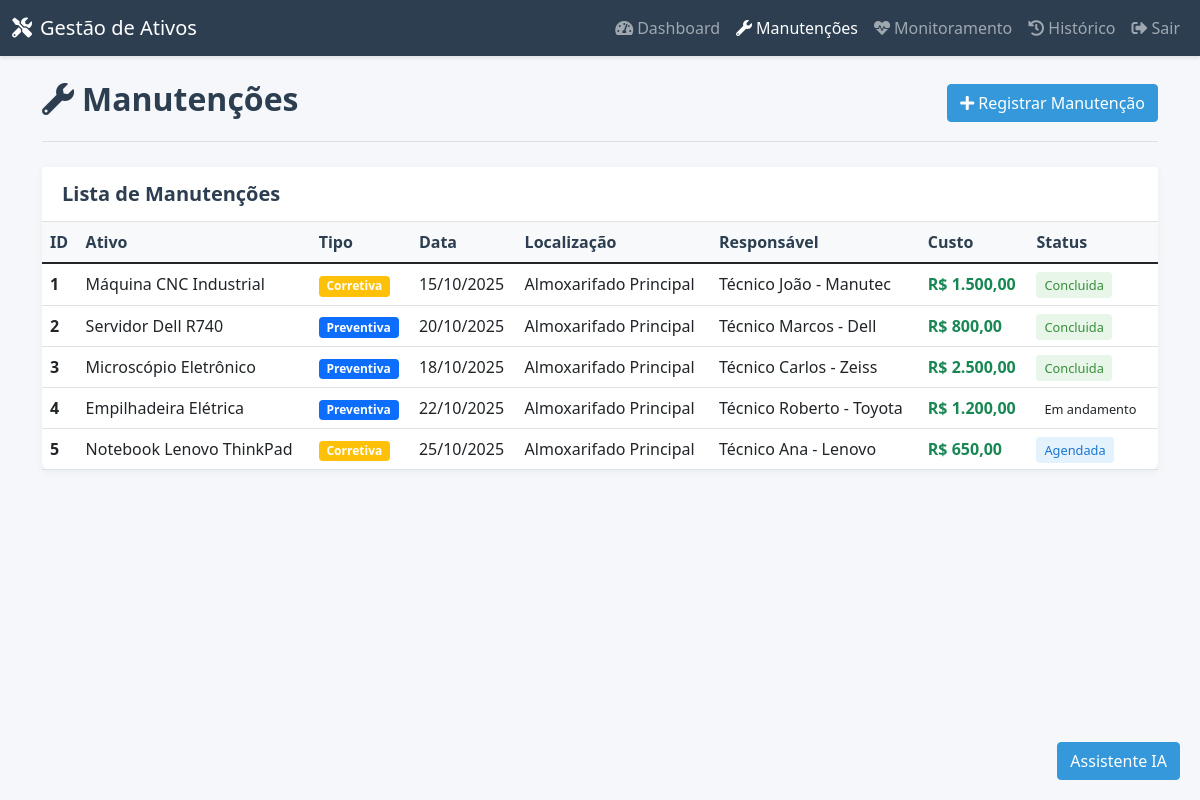
/views/manutencao/index.php (signed in), run on the app's committed database.
### tables this page shows
CREATE TABLE `manutencoes` (
  `id` int(11) NOT NULL,
  `ativo_id` int(11) DEFAULT NULL,
  `tipo` enum('preventiva','corretiva') NOT NULL,
  `data_manutencao` date NOT NULL,
  `data_proxima` date DEFAULT NULL,
  `responsavel_tecnico` varchar(100) DEFAULT NULL,
  `custo` decimal(10,2) DEFAULT NULL,
  `descricao` text DEFAULT NULL,
  `status` enum('agendada','em_andamento','concluida','cancelada') NOT NULL,
  `created_at` timestamp NOT NULL DEFAULT current_timestamp(),
  `localizacao_id` int(11) DEFAULT NULL
);

### views/manutencao/index.php (the view, shortened to what this page needs)
<?php
$dbHost = '127.0.0.1';
$dbUser = 'root';
$dbPass = '';
$dbName = 'gestao_ativos';
$mysqli = new mysqli($dbHost, $dbUser, $dbPass, $dbName);
$page = max(1, (int)($_GET['page'] ?? 1));
$limit = 20;
$offset = ($page - 1) * $limit;
$manutencoes = [];
$stmt = $mysqli->prepare("SELECT m.id, m.ativo_id, COALESCE(a.nome,'—') AS ativo_nome, m.tipo, m.data_manutencao, m.responsavel_tecnico, m.custo, m.descricao, m.status, COALESCE(l.descricao,'—') AS localizacao FROM manutencoes m LEFT JOIN ativos a ON m.ativo_id = a.id LEFT JOIN localizacoes l ON m.localizacao_id = l.id ORDER BY m.created_at DESC LIMIT ? OFFSET ?");
$stmt->bind_param("ii", $limit, $offset);
$stmt->execute();
$res = $stmt->get_result();
while ($row = $res->fetch_assoc()) $manutencoes[] = $row;
?>
<!DOCTYPE html>
<html lang="pt-br">
<head>
    <link href="https://cdn.jsdelivr.net/npm/bootstrap@5.1.3/dist/css/bootstrap.min.css" rel="stylesheet">
    <link rel="stylesheet" href="https://cdnjs.cloudflare.com/ajax/libs/font-awesome/5.15.4/css/all.min.css">
</head>
<body>
<nav class="navbar navbar-expand-lg navbar-dark">
    <div class="container-fluid">
        <a class="navbar-brand" href="../dashboard/index.php">
            <i class="fas fa-tools me-2"></i>Gestão de Ativos
        </a>
        <div class="navbar-nav">
            <a class="nav-link" href="../dashboard/index.php">
                <i class="fas fa-tachometer-alt me-1"></i>Dashboard
            </a>
            <a class="nav-link active" href="index.php">
                <i class="fas fa-wrench me-1"></i>Manutenções
            </a>
            <a class="nav-link" href="../monitoramento/index.php">
                <i class="fas fa-heartbeat me-1"></i>Monitoramento
            </a>
            <a class="nav-link" href="../historico/index.php">
                <i class="fas fa-history me-1"></i>Histórico
            </a>
            <a class="nav-link" href="../auth/logout.php">
                <i class="fas fa-sign-out-alt me-1"></i>Sair
            </a>
        </div>
    </div>
</nav>
<div class="container mt-4">
    <div class="page-title">
        <div class="d-flex justify-content-between align-items-center">
            <h2><i class="fas fa-wrench me-2"></i>Manutenções</h2>
            <button class="btn btn-primary" data-bs-toggle="modal" data-bs-target="#modalRegistrar">
                <i class="fas fa-plus me-1"></i>Registrar Manutenção
            </button>
        </div>
    </div>
    <div class="card">
        <div class="card-header">
            <h5 class="mb-0">Lista de Manutenções</h5>
        </div>
        <div class="card-body p-0">
            <div class="table-responsive">
                <table class="table table-hover mb-0" role="table" aria-label="Tabela de manutenções">
                    <thead>
                        <tr>
                            <th scope="col">ID</th>
                            <th scope="col">Ativo</th>
                            <th scope="col">Tipo</th>
                            <th scope="col">Data</th>
                            <th scope="col">Localização</th>
                            <th scope="col">Responsável</th>
                            <th scope="col">Custo</th>
                            <th scope="col">Status</th>
                        </tr>
                    </thead>
                    <tbody>
                        <?php if (count($manutencoes) === 0): ?>
                            <tr>
                                <td colspan="8" class="text-center py-4">
                                    <i class="fas fa-inbox fa-2x text-muted mb-2"></i>
                                    <p class="text-muted mb-0">Nenhuma manutenção encontrada.</p>
                                </td>
                            </tr>
                        <?php else: ?>
                            <?php foreach ($manutencoes as $m): ?>
                            <tr>
                                <td class="fw-bold"><?= htmlspecialchars($m['id']) ?></td>
                                <td><?= htmlspecialchars($m['ativo_nome']) ?></td>
                                <td>
                                    <span class="badge <?= $m['tipo'] === 'preventiva' ? 'bg-primary' : 'bg-warning' ?>">
                                        <?= htmlspecialchars(ucfirst($m['tipo'])) ?>
                                    </span>
                                </td>
                                <td><?= date('d/m/Y', strtotime($m['data_manutencao'])) ?></td>
                                <td><?= htmlspecialchars($m['localizacao']) ?></td>
                                <td><?= htmlspecialchars($m['responsavel_tecnico']) ?></td>
                                <td class="fw-bold <?= $m['custo'] > 0 ? 'text-success' : 'text-muted' ?>">
                                    <?= $m['custo'] !== null ? 'R$ ' . number_format((float)$m['custo'],2,',','.') : '—' ?>
                                </td>
                                <td>
                                    <span class="status-badge status-<?= $m['status'] ?>">
                                        <?= htmlspecialchars(ucfirst(str_replace('_',' ',$m['status']))) ?>
                                    </span>
                                </td>
                            </tr>
                            <?php endforeach; ?>
                        <?php endif; ?>
                    </tbody>
                </table>
            </div>
        </div>
    </div>
</div>
<?php include __DIR__ . '/../includes/chatbot.php'; ?>
</body>
</html>

### views/includes/chatbot.php (shortened to what this page needs)
<div id="ya-chat-widget" style="position:fixed;bottom:20px;right:20px;z-index:2000;">
	<button id="ya-toggle" class="btn btn-primary" aria-haspopup="dialog" aria-controls="ya-container">Assistente IA</button>
</div>

### views/manutencao/index.php (style rules this page uses)
:root { --primary-color: #2c3e50; --secondary-color: #3498db; --accent-color: #1abc9c; --light-gray: #f8f9fa; --border-color: #e0e0e0; }
body { background-color: #f5f7fa; font-family: 'Segoe UI', Tahoma, Geneva, Verdana, sans-serif; color: #333; }
.navbar { background-color: var(--primary-color) !important; box-shadow: 0 2px 4px rgba(0,0,0,0.1); }
.card { border: none; border-radius: 8px; box-shadow: 0 2px 10px rgba(0,0,0,0.05); margin-bottom: 20px; }
.card-header { background-color: white; border-bottom: 1px solid var(--border-color); font-weight: 600; padding: 15px 20px; }
h2, h5, h6 { color: var(--primary-color); font-weight: 600; }
.btn-primary { background-color: var(--secondary-color); border-color: var(--secondary-color); }
.table th { border-top: none; font-weight: 600; color: var(--primary-color); background-color: var(--light-gray); }
.table td { vertical-align: middle; }
.page-title { border-bottom: 1px solid var(--border-color); padding-bottom: 15px; margin-bottom: 25px; }
.status-badge { padding: 4px 8px; border-radius: 4px; font-size: 0.8rem; font-weight: 500; }
.status-agendada { background-color: #e3f2fd; color: #1976d2; }
.status-concluida { background-color: #e8f5e9; color: #388e3c; }

### data on the page
manutencoes: id "1", ativo_nome "Máquina CNC Industrial", tipo "Corretiva", data_manutencao "15/10/2025", localizacao "Almoxarifado Principal", responsavel_tecnico "Técnico João - Manutec", custo "1.500,00", status "Concluida"
manutencoes: id "2", ativo_nome "Servidor Dell R740", tipo "Preventiva", data_manutencao "20/10/2025", localizacao "Almoxarifado Principal", responsavel_tecnico "Técnico Marcos - Dell", custo "800,00", status "Concluida"
manutencoes: id "3", ativo_nome "Microscópio Eletrônico", tipo "Preventiva", data_manutencao "18/10/2025", localizacao "Almoxarifado Principal", responsavel_tecnico "Técnico Carlos - Zeiss", custo "2.500,00", status "Concluida"
manutencoes: id "4", ativo_nome "Empilhadeira Elétrica", tipo "Preventiva", data_manutencao "22/10/2025", localizacao "Almoxarifado Principal", responsavel_tecnico "Técnico Roberto - Toyota", custo "1.200,00", status "Em andamento"
manutencoes: id "5", ativo_nome "Notebook Lenovo ThinkPad", tipo "Corretiva", data_manutencao "25/10/2025", localizacao "Almoxarifado Principal", responsavel_tecnico "Técnico Ana - Lenovo", custo "650,00", status "Agendada"
